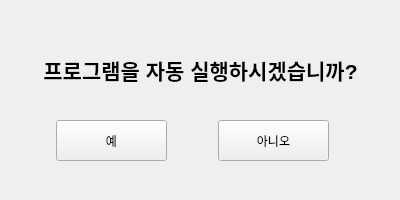
<?xml version="1.0" encoding="UTF-8"?>
<ui version="4.0">
 <class>Form</class>
 <widget class="QWidget" name="Form">
  <property name="geometry">
   <rect>
    <x>0</x>
    <y>0</y>
    <width>400</width>
    <height>200</height>
   </rect>
  </property>
  <property name="windowTitle">
   <string>Form</string>
  </property>
  <widget class="QLabel" name="lb_RoutineReady">
   <property name="geometry">
    <rect>
     <x>20</x>
     <y>40</y>
     <width>361</width>
     <height>61</height>
    </rect>
   </property>
   <property name="text">
    <string>&lt;html&gt;&lt;head/&gt;&lt;body&gt;&lt;p align=&quot;center&quot;&gt;&lt;span style=&quot; font-size:16pt; font-weight:700;&quot;&gt;프로그램을 자동 실행하시겠습니까?&lt;/span&gt;&lt;/p&gt;&lt;/body&gt;&lt;/html&gt;</string>
   </property>
  </widget>
  <widget class="QPushButton" name="pbtn_RoutineReadyY">
   <property name="geometry">
    <rect>
     <x>56</x>
     <y>120</y>
     <width>111</width>
     <height>41</height>
    </rect>
   </property>
   <property name="text">
    <string>예</string>
   </property>
  </widget>
  <widget class="QPushButton" name="pbtn_RoutineReadyN">
   <property name="geometry">
    <rect>
     <x>218</x>
     <y>120</y>
     <width>111</width>
     <height>41</height>
    </rect>
   </property>
   <property name="text">
    <string>아니오</string>
   </property>
  </widget>
 </widget>
 <resources/>
 <connections/>
</ui>
